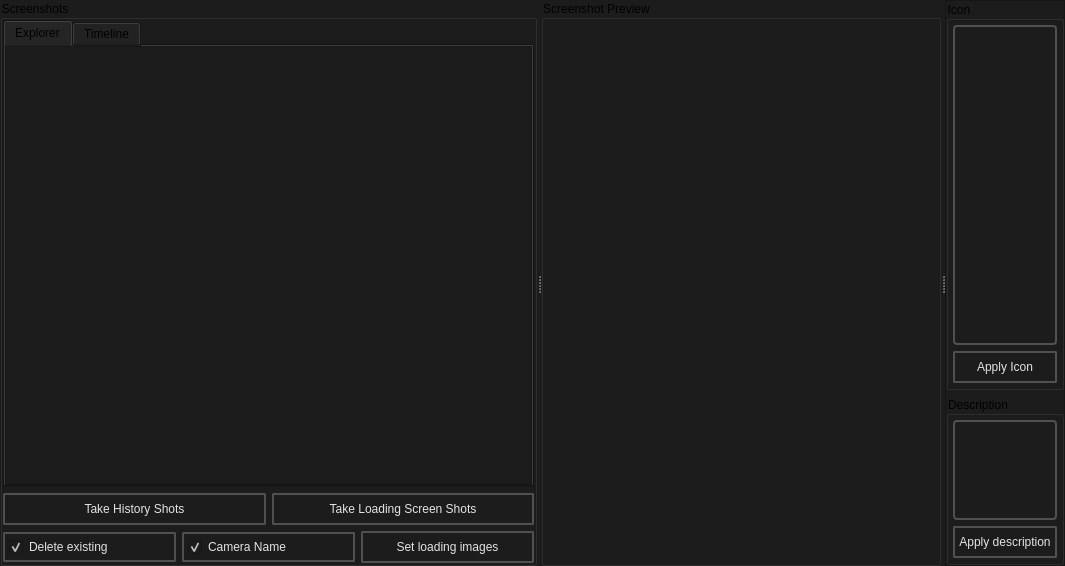
<?xml version="1.0" encoding="UTF-8"?>
<ui version="4.0">
 <class>Loading_editorMainWindow</class>
 <widget class="QMainWindow" name="Loading_editorMainWindow">
  <property name="geometry">
   <rect>
    <x>0</x>
    <y>0</y>
    <width>1065</width>
    <height>566</height>
   </rect>
  </property>
  <property name="windowTitle">
   <string>MainWindow</string>
  </property>
  <property name="styleSheet">
   <string notr="true">background-color: rgb(28, 28, 28);</string>
  </property>
  <widget class="QWidget" name="centralwidget">
   <layout class="QVBoxLayout" name="verticalLayout_7">
    <property name="spacing">
     <number>0</number>
    </property>
    <property name="leftMargin">
     <number>0</number>
    </property>
    <property name="topMargin">
     <number>0</number>
    </property>
    <property name="rightMargin">
     <number>0</number>
    </property>
    <property name="bottomMargin">
     <number>0</number>
    </property>
    <item>
     <widget class="QSplitter" name="splitter_2">
      <property name="sizePolicy">
       <sizepolicy hsizetype="Preferred" vsizetype="Preferred">
        <horstretch>0</horstretch>
        <verstretch>0</verstretch>
       </sizepolicy>
      </property>
      <property name="orientation">
       <enum>Qt::Orientation::Horizontal</enum>
      </property>
      <property name="opaqueResize">
       <bool>true</bool>
      </property>
      <property name="handleWidth">
       <number>4</number>
      </property>
      <widget class="QGroupBox" name="screenshots">
       <property name="sizePolicy">
        <sizepolicy hsizetype="Preferred" vsizetype="Preferred">
         <horstretch>0</horstretch>
         <verstretch>0</verstretch>
        </sizepolicy>
       </property>
       <property name="title">
        <string>Screenshots</string>
       </property>
       <layout class="QVBoxLayout" name="verticalLayout">
        <property name="leftMargin">
         <number>0</number>
        </property>
        <property name="topMargin">
         <number>0</number>
        </property>
        <property name="rightMargin">
         <number>0</number>
        </property>
        <property name="bottomMargin">
         <number>0</number>
        </property>
        <item>
         <widget class="QTabWidget" name="screenshots_tabwidget">
          <property name="currentIndex">
           <number>0</number>
          </property>
          <widget class="QWidget" name="explorer_tab">
           <attribute name="title">
            <string>Explorer</string>
           </attribute>
           <layout class="QVBoxLayout" name="verticalLayout_8">
            <property name="leftMargin">
             <number>0</number>
            </property>
            <property name="topMargin">
             <number>0</number>
            </property>
            <property name="rightMargin">
             <number>0</number>
            </property>
            <property name="bottomMargin">
             <number>0</number>
            </property>
            <item>
             <widget class="QFrame" name="explorer">
              <property name="frameShape">
               <enum>QFrame::Shape::StyledPanel</enum>
              </property>
              <property name="frameShadow">
               <enum>QFrame::Shadow::Raised</enum>
              </property>
              <layout class="QHBoxLayout" name="horizontalLayout_5">
               <property name="spacing">
                <number>0</number>
               </property>
               <property name="leftMargin">
                <number>0</number>
               </property>
               <property name="topMargin">
                <number>4</number>
               </property>
               <property name="rightMargin">
                <number>0</number>
               </property>
               <property name="bottomMargin">
                <number>4</number>
               </property>
              </layout>
             </widget>
            </item>
           </layout>
          </widget>
          <widget class="QWidget" name="timeline_tab">
           <attribute name="title">
            <string>Timeline</string>
           </attribute>
           <layout class="QVBoxLayout" name="verticalLayout_9">
            <property name="leftMargin">
             <number>1</number>
            </property>
            <property name="topMargin">
             <number>4</number>
            </property>
            <property name="rightMargin">
             <number>1</number>
            </property>
            <property name="bottomMargin">
             <number>4</number>
            </property>
            <item>
             <layout class="QHBoxLayout" name="horizontalLayout_6">
              <item>
               <widget class="QPushButton" name="refresh">
                <property name="minimumSize">
                 <size>
                  <width>0</width>
                  <height>32</height>
                 </size>
                </property>
                <property name="toolTip">
                 <string>&lt;!DOCTYPE HTML PUBLIC &quot;-//W3C//DTD HTML 4.0//EN&quot; &quot;http://www.w3.org/TR/REC-html40/strict.dtd&quot;&gt;
&lt;html&gt;&lt;head&gt;&lt;meta name=&quot;qrichtext&quot; content=&quot;1&quot; /&gt;&lt;meta charset=&quot;utf-8&quot; /&gt;&lt;style type=&quot;text/css&quot;&gt;
p, li { white-space: pre-wrap; }
hr { height: 1px; border-width: 0; }
li.unchecked::marker { content: &quot;\2610&quot;; }
li.checked::marker { content: &quot;\2612&quot;; }
&lt;/style&gt;&lt;/head&gt;&lt;body style=&quot; font-family:'Segoe UI'; font-size:10pt; font-weight:580; font-style:normal;&quot;&gt;
&lt;p style=&quot;-qt-paragraph-type:empty; margin-top:12px; margin-bottom:12px; margin-left:0px; margin-right:0px; -qt-block-indent:0; text-indent:0px;&quot;&gt;&lt;br /&gt;&lt;/p&gt;&lt;/body&gt;&lt;/html&gt;</string>
                </property>
                <property name="styleSheet">
                 <string notr="true">
    /* QPushButton default and hover styles */
    QPushButton {

        font: 580 9pt &quot;Segoe UI&quot;;
	

        border: 2px solid black;
        border-radius: 2px;
        border-color: rgba(80, 80, 80, 255);
        height:22px;
        padding-top: 2px;
        padding-bottom:2px;
        padding-left: 4px;
        padding-right: 4px;
        color: #E3E3E3;
        background-color: #1C1C1C;
    }
    QPushButton:hover {
        background-color: #414956;
        color: white;
    }
    QPushButton:pressed {
        background-color: red;
        background-color: #1C1C1C;
        margin: 1 px;
        margin-left: 2px;
        margin-right: 2px;

    }</string>
                </property>
                <property name="text">
                 <string>Refresh</string>
                </property>
                <property name="icon">
                 <iconset resource="../../resources.qrc">
                  <normaloff>:/valve_common/icons/tools/common/refresh.png</normaloff>:/valve_common/icons/tools/common/refresh.png</iconset>
                </property>
                <property name="iconSize">
                 <size>
                  <width>20</width>
                  <height>20</height>
                 </size>
                </property>
               </widget>
              </item>
              <item>
               <widget class="QPushButton" name="generate_gifs">
                <property name="minimumSize">
                 <size>
                  <width>0</width>
                  <height>32</height>
                 </size>
                </property>
                <property name="toolTip">
                 <string>&lt;!DOCTYPE HTML PUBLIC &quot;-//W3C//DTD HTML 4.0//EN&quot; &quot;http://www.w3.org/TR/REC-html40/strict.dtd&quot;&gt;
&lt;html&gt;&lt;head&gt;&lt;meta name=&quot;qrichtext&quot; content=&quot;1&quot; /&gt;&lt;meta charset=&quot;utf-8&quot; /&gt;&lt;style type=&quot;text/css&quot;&gt;
p, li { white-space: pre-wrap; }
hr { height: 1px; border-width: 0; }
li.unchecked::marker { content: &quot;\2610&quot;; }
li.checked::marker { content: &quot;\2612&quot;; }
&lt;/style&gt;&lt;/head&gt;&lt;body style=&quot; font-family:'Segoe UI'; font-size:10pt; font-weight:580; font-style:normal;&quot;&gt;
&lt;p style=&quot;-qt-paragraph-type:empty; margin-top:12px; margin-bottom:12px; margin-left:0px; margin-right:0px; -qt-block-indent:0; text-indent:0px;&quot;&gt;&lt;br /&gt;&lt;/p&gt;&lt;/body&gt;&lt;/html&gt;</string>
                </property>
                <property name="styleSheet">
                 <string notr="true">
    /* QPushButton default and hover styles */
    QPushButton {

        font: 580 9pt &quot;Segoe UI&quot;;
	

        border: 2px solid black;
        border-radius: 2px;
        border-color: rgba(80, 80, 80, 255);
        height:22px;
        padding-top: 2px;
        padding-bottom:2px;
        padding-left: 4px;
        padding-right: 4px;
        color: #E3E3E3;
        background-color: #1C1C1C;
    }
    QPushButton:hover {
        background-color: #414956;
        color: white;
    }
    QPushButton:pressed {
        background-color: red;
        background-color: #1C1C1C;
        margin: 1 px;
        margin-left: 2px;
        margin-right: 2px;

    }</string>
                </property>
                <property name="text">
                 <string>Generate gifs</string>
                </property>
                <property name="icon">
                 <iconset resource="../../resources.qrc">
                  <normaloff>:/valve_common/icons/tools/common/control_play.png</normaloff>:/valve_common/icons/tools/common/control_play.png</iconset>
                </property>
                <property name="iconSize">
                 <size>
                  <width>20</width>
                  <height>20</height>
                 </size>
                </property>
               </widget>
              </item>
             </layout>
            </item>
           </layout>
          </widget>
         </widget>
        </item>
        <item><layout class="QHBoxLayout" name="horizontalLayout_4">
          <item>
           <widget class="QPushButton" name="take_history_shots">
            <property name="minimumSize">
             <size>
              <width>0</width>
              <height>32</height>
             </size>
            </property>
            <property name="toolTip">
             <string>&lt;html&gt;&lt;head/&gt;&lt;body&gt;&lt;p&gt;Generate commands and send them to CS2 to take history screenshots. Images will be saved in: &lt;tt&gt;game/screenshots/Hammer5Tools/History/Date&lt;/tt&gt;&lt;/p&gt;&lt;/body&gt;&lt;/html&gt;</string>
            </property>
            <property name="styleSheet">
             <string notr="true">
    /* QPushButton default and hover styles */
    QPushButton {

        font: 580 9pt &quot;Segoe UI&quot;;
	

        border: 2px solid black;
        border-radius: 2px;
        border-color: rgba(80, 80, 80, 255);
        height:22px;
        padding-top: 2px;
        padding-bottom:2px;
        padding-left: 4px;
        padding-right: 4px;
        color: #E3E3E3;
        background-color: #1C1C1C;
    }
    QPushButton:hover {
        background-color: #414956;
        color: white;
    }
    QPushButton:pressed {
        background-color: #1C1C1C;
        margin: 1 px;
        margin-left: 2px;
        margin-right: 2px;

    }</string>
            </property>
            <property name="text">
             <string>Take History Shots</string>
            </property>
            <property name="icon">
             <iconset resource="../../resources.qrc">
              <normaloff>:/icons/acute_24dp_9D9D9D_FILL0_wght400_GRAD0_opsz24.svg</normaloff>:/icons/acute_24dp_9D9D9D_FILL0_wght400_GRAD0_opsz24.svg</iconset>
            </property>
            <property name="iconSize">
             <size>
              <width>20</width>
              <height>20</height>
             </size>
            </property>
           </widget>
          </item>
          <item>
           <widget class="QPushButton" name="take_loading_screen_shots">
            <property name="minimumSize">
             <size>
              <width>0</width>
              <height>32</height>
             </size>
            </property>
            <property name="toolTip">
             <string>&lt;html&gt;&lt;head/&gt;&lt;body&gt;&lt;p&gt;Generate commands and send them to CS2 to take loading screen screenshots. Previous images in &lt;tt&gt;game/screenshots/Hammer5Tools/LoadingScreen&lt;/tt&gt; will be deleted first.&lt;/p&gt;&lt;/body&gt;&lt;/html&gt;</string>
            </property>
            <property name="styleSheet">
             <string notr="true">
    /* QPushButton default and hover styles */
    QPushButton {

        font: 580 9pt &quot;Segoe UI&quot;;
	

        border: 2px solid black;
        border-radius: 2px;
        border-color: rgba(80, 80, 80, 255);
        height:22px;
        padding-top: 2px;
        padding-bottom:2px;
        padding-left: 4px;
        padding-right: 4px;
        color: #E3E3E3;
        background-color: #1C1C1C;
    }
    QPushButton:hover {
        background-color: #414956;
        color: white;
    }
    QPushButton:pressed {
        background-color: #1C1C1C;
        margin: 1 px;
        margin-left: 2px;
        margin-right: 2px;

    }</string>
            </property>
            <property name="text">
             <string>Take Loading Screen Shots</string>
            </property>
            <property name="icon">
             <iconset resource="../../resources.qrc">
              <normaloff>:/icons/data_object_24dp_9D9D9D_FILL0_wght400_GRAD0_opsz24.png</normaloff>:/icons/data_object_24dp_9D9D9D_FILL0_wght400_GRAD0_opsz24.png</iconset>
            </property>
            <property name="iconSize">
             <size>
              <width>20</width>
              <height>20</height>
             </size>
            </property>
           </widget>
          </item>
         </layout>
        </item>
        <item>
         <layout class="QVBoxLayout" name="verticalLayout_5">
          <item>
           <layout class="QHBoxLayout" name="horizontalLayout_2">
            <item>
             <widget class="QCheckBox" name="delete_existings">
              <property name="toolTip">
               <string>&lt;html&gt;&lt;head/&gt;&lt;body&gt;&lt;p&gt;Deletes all existing screenshots on the loading screen.&lt;/p&gt;&lt;/body&gt;&lt;/html&gt;</string>
              </property>
              <property name="styleSheet">
               <string notr="true">
    /* QPushButton default and hover styles */
    QCheckBox {

        font: 580 10pt &quot;Segoe UI&quot;;

        border: 2px solid black;
        border-radius: 2px;
        border-color: rgba(80, 80, 80, 255);
        height:22px;
        padding-top: 2px;
        padding-bottom:2px;
        padding-left: 4px;
        padding-right: 4px;
        color: #E3E3E3;
        background-color: #1C1C1C;
    }
    QCheckBox:hover {
        background-color: #414956;
        color: white;
    }
    QCheckBox:pressed {

    }</string>
              </property>
              <property name="text">
               <string>Delete existing</string>
              </property>
              <property name="icon">
               <iconset resource="../../resources.qrc">
                <normaloff>:/icons/delete_sweep_16dp_9D9D9D_FILL0_wght400_GRAD0_opsz20.svg</normaloff>:/icons/delete_sweep_16dp_9D9D9D_FILL0_wght400_GRAD0_opsz20.svg</iconset>
              </property>
              <property name="iconSize">
               <size>
                <width>20</width>
                <height>20</height>
               </size>
              </property>
              <property name="checked">
               <bool>true</bool>
              </property>
             </widget>
            </item>
            <item>
             <widget class="QCheckBox" name="camera_name_mode">
              <property name="toolTip">
               <string>&lt;html&gt;&lt;head/&gt;&lt;body&gt;&lt;p&gt;Adds name of point_camera to image&lt;/p&gt;&lt;/body&gt;&lt;/html&gt;</string>
              </property>
              <property name="styleSheet">
               <string notr="true">
    /* QPushButton default and hover styles */
    QCheckBox {

        font: 580 10pt &quot;Segoe UI&quot;;

        border: 2px solid black;
        border-radius: 2px;
        border-color: rgba(80, 80, 80, 255);
        height:22px;
        padding-top: 2px;
        padding-bottom:2px;
        padding-left: 4px;
        padding-right: 4px;
        color: #E3E3E3;
        background-color: #1C1C1C;
    }
    QCheckBox:hover {
        background-color: #414956;
        color: white;
    }
    QCheckBox:pressed {

    }</string>
              </property>
              <property name="text">
               <string>Camera Name</string>
              </property>
              <property name="icon">
               <iconset resource="../../resources.qrc">
                <normaloff>:/icons/colors_24dp_9D9D9D_FILL0_wght400_GRAD0_opsz24.png</normaloff>:/icons/colors_24dp_9D9D9D_FILL0_wght400_GRAD0_opsz24.png</iconset>
              </property>
              <property name="iconSize">
               <size>
                <width>20</width>
                <height>20</height>
               </size>
              </property>
              <property name="checked">
               <bool>true</bool>
              </property>
             </widget>
            </item>
            <item>
             <widget class="QPushButton" name="apply_screenshots_button">
              <property name="minimumSize">
               <size>
                <width>0</width>
                <height>32</height>
               </size>
              </property>
              <property name="toolTip">
               <string>&lt;!DOCTYPE HTML PUBLIC &quot;-//W3C//DTD HTML 4.0//EN&quot; &quot;http://www.w3.org/TR/REC-html40/strict.dtd&quot;&gt;
&lt;html&gt;&lt;head&gt;&lt;meta name=&quot;qrichtext&quot; content=&quot;1&quot; /&gt;&lt;meta charset=&quot;utf-8&quot; /&gt;&lt;style type=&quot;text/css&quot;&gt;
p, li { white-space: pre-wrap; }
hr { height: 1px; border-width: 0; }
li.unchecked::marker { content: &quot;\2610&quot;; }
li.checked::marker { content: &quot;\2612&quot;; }
&lt;/style&gt;&lt;/head&gt;&lt;body style=&quot; font-family:'Segoe UI'; font-size:9pt; font-weight:580; font-style:normal;&quot;&gt;
&lt;p style=&quot; margin-top:12px; margin-bottom:12px; margin-left:0px; margin-right:0px; -qt-block-indent:0; text-indent:0px;&quot;&gt;&lt;span style=&quot; font-size:10pt;&quot;&gt;Apply images that are located in &lt;/span&gt;&lt;span style=&quot; font-family:'Courier New';&quot;&gt;game/screenshots/Hammer5Tools/LoadingScreen as loading screen images&lt;/span&gt;&lt;/p&gt;&lt;/body&gt;&lt;/html&gt;</string>
              </property>
              <property name="styleSheet">
               <string notr="true">
    /* QPushButton default and hover styles */
    QPushButton {

        font: 580 9pt &quot;Segoe UI&quot;;
	

        border: 2px solid black;
        border-radius: 2px;
        border-color: rgba(80, 80, 80, 255);
        height:22px;
        padding-top: 2px;
        padding-bottom:2px;
        padding-left: 4px;
        padding-right: 4px;
        color: #E3E3E3;
        background-color: #1C1C1C;
    }
    QPushButton:hover {
        background-color: #414956;
        color: white;
    }
    QPushButton:pressed {
        background-color: red;
        background-color: #1C1C1C;
        margin: 1 px;
        margin-left: 2px;
        margin-right: 2px;

    }</string>
              </property>
              <property name="text">
               <string>Set loading images</string>
              </property>
              <property name="icon">
               <iconset resource="../../resources.qrc">
                <normaloff>:/icons/check_24dp_9D9D9D_FILL0_wght400_GRAD0_opsz24.svg</normaloff>:/icons/check_24dp_9D9D9D_FILL0_wght400_GRAD0_opsz24.svg</iconset>
              </property>
              <property name="iconSize">
               <size>
                <width>20</width>
                <height>20</height>
               </size>
              </property>
             </widget>
            </item>
           </layout>
          </item>
         </layout>
        </item>
       </layout>
      </widget>
      <widget class="QSplitter" name="splitter">
       <property name="midLineWidth">
        <number>0</number>
       </property>
       <property name="orientation">
        <enum>Qt::Orientation::Horizontal</enum>
       </property>
       <widget class="QGroupBox" name="screenshot_preview">
        <property name="sizePolicy">
         <sizepolicy hsizetype="Preferred" vsizetype="Preferred">
          <horstretch>0</horstretch>
          <verstretch>0</verstretch>
         </sizepolicy>
        </property>
        <property name="minimumSize">
         <size>
          <width>400</width>
          <height>0</height>
         </size>
        </property>
        <property name="maximumSize">
         <size>
          <width>16777215</width>
          <height>16777215</height>
         </size>
        </property>
        <property name="baseSize">
         <size>
          <width>1200</width>
          <height>0</height>
         </size>
        </property>
        <property name="title">
         <string>Screenshot Preview</string>
        </property>
        <layout class="QVBoxLayout" name="verticalLayout_6">
         <property name="spacing">
          <number>6</number>
         </property>
         <property name="leftMargin">
          <number>0</number>
         </property>
         <property name="topMargin">
          <number>4</number>
         </property>
         <property name="rightMargin">
          <number>0</number>
         </property>
         <property name="bottomMargin">
          <number>4</number>
         </property>
        </layout>
       </widget>
       <widget class="QFrame" name="frame_2">
        <property name="maximumSize">
         <size>
          <width>360</width>
          <height>16777215</height>
         </size>
        </property>
        <property name="frameShape">
         <enum>QFrame::Shape::StyledPanel</enum>
        </property>
        <property name="frameShadow">
         <enum>QFrame::Shadow::Raised</enum>
        </property>
        <layout class="QVBoxLayout" name="verticalLayout_3">
         <property name="leftMargin">
          <number>0</number>
         </property>
         <property name="topMargin">
          <number>0</number>
         </property>
         <property name="rightMargin">
          <number>0</number>
         </property>
         <property name="bottomMargin">
          <number>0</number>
         </property>
         <item>
          <widget class="QGroupBox" name="groupBox_2">
           <property name="title">
            <string>Icon</string>
           </property>
           <layout class="QVBoxLayout" name="verticalLayout_4">
            <property name="leftMargin">
             <number>4</number>
            </property>
            <property name="topMargin">
             <number>4</number>
            </property>
            <property name="rightMargin">
             <number>4</number>
            </property>
            <property name="bottomMargin">
             <number>4</number>
            </property>
            <item>
             <widget class="QFrame" name="svg_icon_frame">
              <property name="minimumSize">
               <size>
                <width>0</width>
                <height>320</height>
               </size>
              </property>
              <property name="styleSheet">
               <string notr="true">        font: 580 10pt &quot;Segoe UI&quot;;
        border: 2px solid black;
        border-radius: 4px;
        border-color: rgba(80, 80, 80, 255);
        height:18px;
        padding-top: 2px;
        padding-bottom:2px;
        padding-left: 4px;
        padding-right: 4px;
        color: #E3E3E3;
        background-color: #1C1C1C;</string>
              </property>
              <property name="frameShape">
               <enum>QFrame::Shape::StyledPanel</enum>
              </property>
              <property name="frameShadow">
               <enum>QFrame::Shadow::Raised</enum>
              </property>
              <layout class="QHBoxLayout" name="horizontalLayout">
               <property name="leftMargin">
                <number>0</number>
               </property>
               <property name="topMargin">
                <number>0</number>
               </property>
               <property name="rightMargin">
                <number>0</number>
               </property>
               <property name="bottomMargin">
                <number>0</number>
               </property>
              </layout>
             </widget>
            </item>
            <item>
             <widget class="QPushButton" name="apply_icon_button">
              <property name="enabled">
               <bool>true</bool>
              </property>
              <property name="minimumSize">
               <size>
                <width>0</width>
                <height>32</height>
               </size>
              </property>
              <property name="styleSheet">
               <string notr="true">
    /* QPushButton default and hover styles */
    QPushButton {

        font: 580 9pt &quot;Segoe UI&quot;;
	

        border: 2px solid black;
        border-radius: 2px;
        border-color: rgba(80, 80, 80, 255);
        height:22px;
        padding-top: 2px;
        padding-bottom:2px;
        padding-left: 4px;
        padding-right: 4px;
        color: #E3E3E3;
        background-color: #1C1C1C;
    }
    QPushButton:hover {
        background-color: #414956;
        color: white;
    }
    QPushButton:pressed {
        background-color: red;
        background-color: #1C1C1C;
        margin: 1 px;
        margin-left: 2px;
        margin-right: 2px;

    }</string>
              </property>
              <property name="text">
               <string>Apply Icon</string>
              </property>
              <property name="icon">
               <iconset resource="../../resources.qrc">
                <normaloff>:/icons/check_24dp_9D9D9D_FILL0_wght400_GRAD0_opsz24.svg</normaloff>:/icons/check_24dp_9D9D9D_FILL0_wght400_GRAD0_opsz24.svg</iconset>
              </property>
              <property name="iconSize">
               <size>
                <width>20</width>
                <height>20</height>
               </size>
              </property>
             </widget>
            </item>
           </layout>
          </widget>
         </item>
         <item>
          <widget class="QGroupBox" name="groupBox">
           <property name="title">
            <string>Description</string>
           </property>
           <layout class="QVBoxLayout" name="verticalLayout_2">
            <property name="leftMargin">
             <number>4</number>
            </property>
            <property name="topMargin">
             <number>4</number>
            </property>
            <property name="rightMargin">
             <number>4</number>
            </property>
            <property name="bottomMargin">
             <number>4</number>
            </property>
            <item>
             <widget class="QPlainTextEdit" name="PlainTextEdit_Description_2">
              <property name="toolTip">
               <string/>
              </property>
              <property name="styleSheet">
               <string notr="true">    QPlainTextEdit {

        font: 580 10pt &quot;Segoe UI&quot;;
        border: 2px solid black;
        border-radius: 4px;
        border-color: rgba(80, 80, 80, 255);
        height:18px;
        padding: 4px;
        padding-left: 6px;
        padding-right: 6px;
        color: #E3E3E3;
        background-color: #1C1C1C;
    }



    QPlainTextEdit:focus {

        font: 580 10pt &quot;Segoe UI&quot;;
        border: 2px solid black;
        border-radius: 4px;
        border-color: rgba(80, 80, 80, 255);
        height:18px;
        padding: 4px;
        padding-left: 6px;
        padding-right: 6px;
        color: #E3E3E3;
        background-color: #1C1C1C;
    }
    QPlainTextEdit:hover {
    }
    QPlainTextEdit:pressed {
        background-color: red;
        background-color: #1C1C1C;
        margin: 1 px;
        margin-left: 2px;
        margin-right: 2px;
        font: 580 9pt &quot;Segoe UI&quot;;

    }</string>
              </property>
              <property name="plainText">
               <string/>
              </property>
              <property name="placeholderText">
               <string>A community map created by:</string>
              </property>
             </widget>
            </item>
            <item>
             <widget class="QPushButton" name="apply_description_button">
              <property name="minimumSize">
               <size>
                <width>0</width>
                <height>32</height>
               </size>
              </property>
              <property name="styleSheet">
               <string notr="true">
    /* QPushButton default and hover styles */
    QPushButton {

        font: 580 9pt &quot;Segoe UI&quot;;
	

        border: 2px solid black;
        border-radius: 2px;
        border-color: rgba(80, 80, 80, 255);
        height:22px;
        padding-top: 2px;
        padding-bottom:2px;
        padding-left: 4px;
        padding-right: 4px;
        color: #E3E3E3;
        background-color: #1C1C1C;
    }
    QPushButton:hover {
        background-color: #414956;
        color: white;
    }
    QPushButton:pressed {
        background-color: red;
        background-color: #1C1C1C;
        margin: 1 px;
        margin-left: 2px;
        margin-right: 2px;

    }</string>
              </property>
              <property name="text">
               <string>Apply description</string>
              </property>
              <property name="icon">
               <iconset resource="../../resources.qrc">
                <normaloff>:/icons/check_24dp_9D9D9D_FILL0_wght400_GRAD0_opsz24.svg</normaloff>:/icons/check_24dp_9D9D9D_FILL0_wght400_GRAD0_opsz24.svg</iconset>
              </property>
              <property name="iconSize">
               <size>
                <width>20</width>
                <height>20</height>
               </size>
              </property>
             </widget>
            </item>
           </layout>
          </widget>
         </item>
        </layout>
       </widget>
      </widget>
     </widget>
    </item>
   </layout>
  </widget>
 </widget>
 <resources>
  <include location="../../resources.qrc"/>
 </resources>
 <connections/>
</ui>
